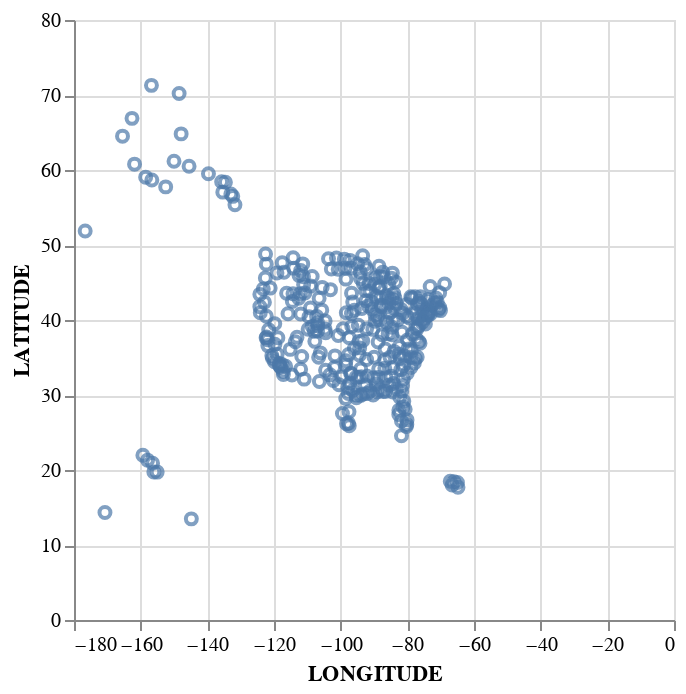

The notebook cell this image was saved under:
### Markdown cell above
## Data Visualization

If you have installed Polars with the plotting option (`pip install 'polars[plot]'`), you can plot directly from your dataframes.

### Code cell
airports_df.plot.point(x='LONGITUDE', y='LATITUDE', tooltip = 'AIRPORT')

### Figure 1 — Vega-Lite specification as saved in the notebook (floating-point values rounded to 4 significant figures; data arrays with more than 128 entries replaced by an {"elided": "..."} marker saying what was removed)
{"config": {"view": {"continuousWidth": 300, "continuousHeight": 300}}, "data": {"name": "data-c1cfe5668b129ad87970615206125311"}, "mark": {"type": "point"}, "encoding": {"tooltip": {"field": "AIRPORT", "type": "nominal"}, "x": {"field": "LONGITUDE", "type": "quantitative"}, "y": {"field": "LATITUDE", "type": "quantitative"}}, "params": [{"name": "param_14", "select": {"type": "interval", "encodings": ["x", "y"]}, "bind": "scales"}], "$schema": "https://vega.github.io/schema/vega-lite/v5.20.1.json", "datasets": {"data-c1cfe5668b129ad87970615206125311": {"elided": "322 records"}}}
